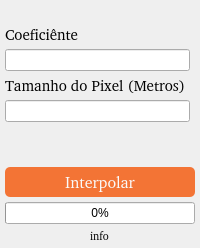
                  <widget class="QWidget" name="page_18">
                   <layout class="QVBoxLayout" name="verticalLayout_29">
                    <property name="spacing">
                     <number>10</number>
                    </property>
                    <property name="leftMargin">
                     <number>0</number>
                    </property>
                    <property name="topMargin">
                     <number>20</number>
                    </property>
                    <property name="rightMargin">
                     <number>0</number>
                    </property>
                    <property name="bottomMargin">
                     <number>0</number>
                    </property>
                    <item>
                     <layout class="QGridLayout" name="gridLayout_11">
                      <property name="leftMargin">
                       <number>5</number>
                      </property>
                      <property name="topMargin">
                       <number>5</number>
                      </property>
                      <property name="rightMargin">
                       <number>5</number>
                      </property>
                      <property name="bottomMargin">
                       <number>5</number>
                      </property>
                      <property name="spacing">
                       <number>5</number>
                      </property>
                      <item row="5" column="0" colspan="2" alignment="Qt::AlignHCenter">
                       <widget class="QLabel" name="label_interpolate_info_2">
                        <property name="maximumSize">
                         <size>
                          <width>16777215</width>
                          <height>16777215</height>
                         </size>
                        </property>
                        <property name="font">
                         <font>
                          <family>:/plugins/StaraMaps/Roboto-Regular.ttf</family>
                          <pointsize>8</pointsize>
                          <weight>50</weight>
                          <italic>false</italic>
                          <bold>false</bold>
                         </font>
                        </property>
                        <property name="styleSheet">
                         <string notr="true">font: 8pt url(:/plugins/StaraMaps/Roboto-Regular.ttf);</string>
                        </property>
                        <property name="text">
                         <string>info</string>
                        </property>
                       </widget>
                      </item>
                      <item row="0" column="0">
                       <layout class="QVBoxLayout" name="verticalLayout_30">
                        <item>
                         <widget class="QLabel" name="proLabel_3">
                          <property name="enabled">
                           <bool>true</bool>
                          </property>
                          <property name="font">
                           <font>
                            <family>:/plugins/StaraMaps/Roboto-Regular.ttf</family>
                            <pointsize>11</pointsize>
                            <weight>50</weight>
                            <italic>false</italic>
                            <bold>false</bold>
                           </font>
                          </property>
                          <property name="styleSheet">
                           <string notr="true"/>
                          </property>
                          <property name="text">
                           <string>Coeficiênte</string>
                          </property>
                         </widget>
                        </item>
                        <item>
                         <widget class="QLineEdit" name="coeEdit_2">
                          <property name="enabled">
                           <bool>true</bool>
                          </property>
                          <property name="styleSheet">
                           <string notr="true">QLineEdit:disabled{
	border: none;
	border-bottom: 1px solid;
	border-bottom-color: rgb(255, 0, 0);
	background-color: rgb(250, 250, 250);
	font: 10pt url(:/plugins/StaraMaps/Roboto-Regular.ttf);
	padding-right: 20px;
}</string>
                          </property>
                          <property name="text">
                           <string/>
                          </property>
                         </widget>
                        </item>
                       </layout>
                      </item>
                      <item row="2" column="0" colspan="2">
                       <spacer name="verticalSpacer_7">
                        <property name="orientation">
                         <enum>Qt::Vertical</enum>
                        </property>
                        <property name="sizeHint" stdset="0">
                         <size>
                          <width>20</width>
                          <height>40</height>
                         </size>
                        </property>
                       </spacer>
                      </item>
                      <item row="3" column="0" colspan="2">
                       <widget class="QPushButton" name="InterpolatePushButton_2">
                        <property name="minimumSize">
                         <size>
                          <width>120</width>
                          <height>30</height>
                         </size>
                        </property>
                        <property name="font">
                         <font>
                          <family>:/plugins/StaraMaps/Roboto-Regular.ttf</family>
                          <pointsize>12</pointsize>
                          <weight>50</weight>
                          <italic>false</italic>
                          <bold>false</bold>
                         </font>
                        </property>
                        <property name="styleSheet">
                         <string notr="true">QPushButton{
	background-color: rgb(243, 116, 53);
	border: none;	
	color: rgb(250, 250, 250);
	border-radius: 5px;
	font: 12pt url(:/plugins/StaraMaps/Roboto-Regular.ttf);
}

QPushButton::hover{
	background-color: rgb(233, 106, 43);
}

QPushButton::pressed{
	background-color: rgb(223, 96, 33);
}</string>
                        </property>
                        <property name="text">
                         <string>Interpolar</string>
                        </property>
                       </widget>
                      </item>
                      <item row="4" column="0" colspan="2">
                       <widget class="QProgressBar" name="progressBar_interpolate_2">
                        <property name="enabled">
                         <bool>true</bool>
                        </property>
                        <property name="value">
                         <number>0</number>
                        </property>
                        <property name="alignment">
                         <set>Qt::AlignCenter</set>
                        </property>
                       </widget>
                      </item>
                      <item row="1" column="0">
                       <layout class="QVBoxLayout" name="verticalLayout_31">
                        <item>
                         <widget class="QLabel" name="proLabel_4">
                          <property name="enabled">
                           <bool>true</bool>
                          </property>
                          <property name="font">
                           <font>
                            <family>:/plugins/StaraMaps/Roboto-Regular.ttf</family>
                            <pointsize>11</pointsize>
                            <weight>50</weight>
                            <italic>false</italic>
                            <bold>false</bold>
                           </font>
                          </property>
                          <property name="styleSheet">
                           <string notr="true"/>
                          </property>
                          <property name="text">
                           <string>Tamanho do Pixel (Metros)</string>
                          </property>
                         </widget>
                        </item>
                        <item>
                         <widget class="QLineEdit" name="pixelSizeLineEdit_2">
                          <property name="enabled">
                           <bool>true</bool>
                          </property>
                          <property name="styleSheet">
                           <string notr="true">QLineEdit:disabled{
	border: none;
	border-bottom: 1px solid;
	border-bottom-color: rgb(255, 0, 0);
	background-color: rgb(250, 250, 250);
	font: 10pt url(:/plugins/StaraMaps/Roboto-Regular.ttf);
	padding-right: 20px;
}</string>
                          </property>
                          <property name="text">
                           <string/>
                          </property>
                         </widget>
                        </item>
                       </layout>
                      </item>
                     </layout>
                    </item>
                   </layout>
                  </widget>
